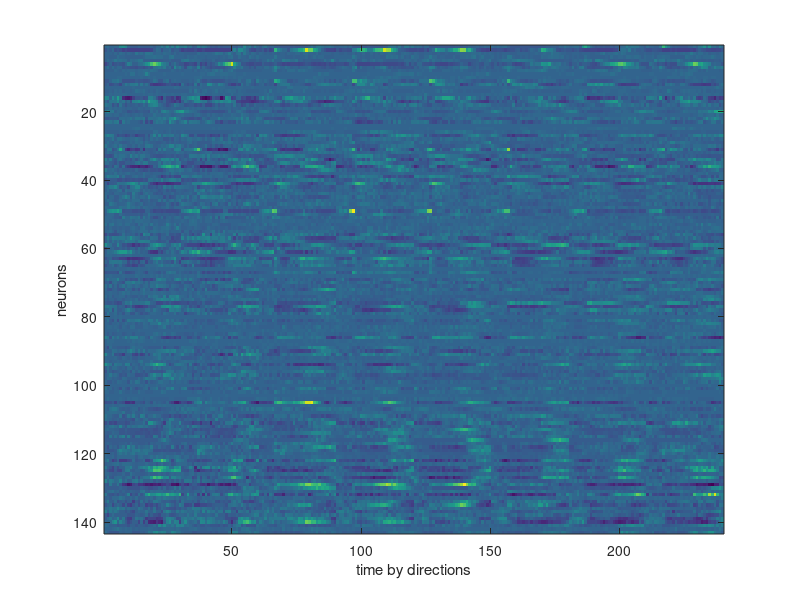
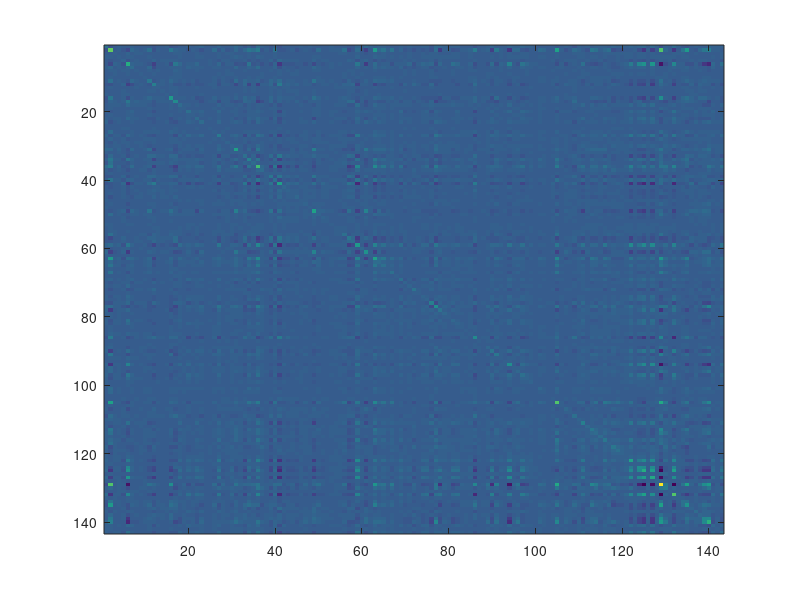
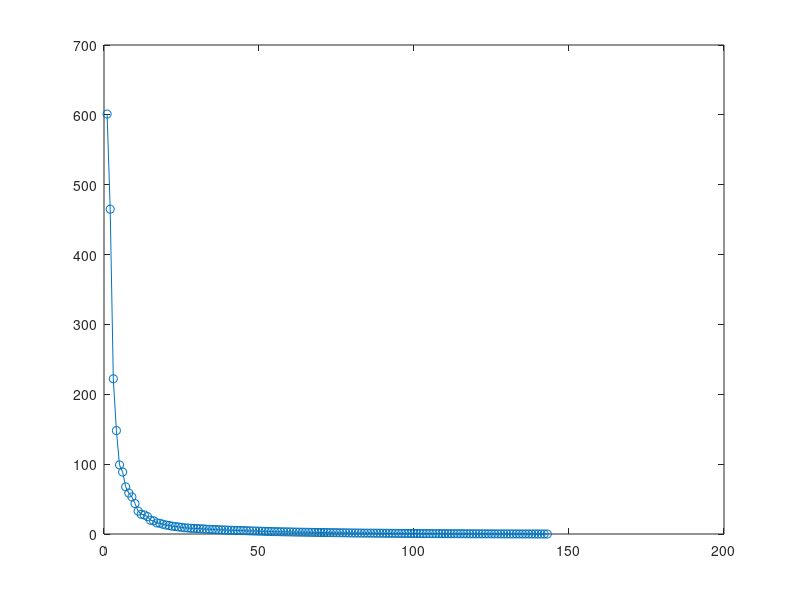
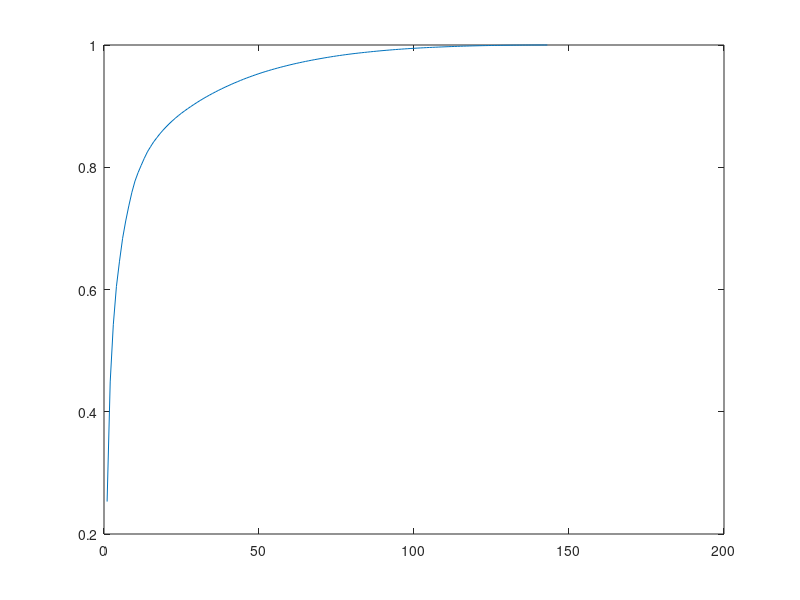

Write MATLAB code to recreate these figures, in order. (Note: this script raises an error after producing the figures.)
% PSet1_PCA

load('HatsopoulosReachTask.mat')
%% numNeurons x numTimebins x 8
neuron_time_direction = zeros(numNeurons, numTimebins, 8);

for d = 1:8
    dir_pos = find(direction==d);
    neuron_time_direction(:,:,d) = neuron_time_direction(:,:,d) + mean(firingRate(:,:,dir_pos),3);
end

neuronbytime8 = reshape(neuron_time_direction, numNeurons, numTimebins*8);
neuronbytime8 = neuronbytime8 - mean(neuronbytime8,2);  % correct way
% neuronbytime8 = neuronbytime8 - mean(neuronbytime8,1);  % for columns wise demean!
% neuronbytime8 = (neuronbytime8 - mean(neuronbytime8,2)) ./ std(neuronbytime8,[], 2);  % z-scoring
figure
imagesc(neuronbytime8)
xlabel('time by directions');
ylabel('neurons')

%% covariance
cov_matrix = neuronbytime8 * neuronbytime8' / size(neuronbytime8,2);
figure
imagesc(cov_matrix)

%% decompution
[uu,ss,vv] = svd(cov_matrix);
figure()
plot(diag(ss),'-o')

var_scale = cumsum(diag(ss))/sum(ss(:));
figure()
plot(var_scale)

temp = find(var_scale>0.9);
cutoff = temp(1)  % the cutoff for 90%

%% projections
PCs = uu(:,1:3);  % first three PCs

projec = PCs'*neuronbytime8;
low_d_trajectory = reshape(projec, 3, numTimebins, 8);
colors = jet(8);

figure
for ii = 1:8
    dir_id = ii;
    plot3(low_d_trajectory(1,:,dir_id), low_d_trajectory(2,:,dir_id), low_d_trajectory(3,:,dir_id),'Color',colors(ii,:))
    hold on
end

%%% make color continiuous

%% random tests..
%% column demean
%% z-scoring

%% SVD
X = neuronbytime8*1;
[uu,ss_svd,vv] = svd(X);

figure;
plot(diag(ss_svd)); hold on
plot(diag(ss))
plot(diag(ss_svd).^2/numTimebins/8,'--')
legend({'SVD','PCA','convert'})

%% projection with singular vectors
proj_svd = uu(:,1:3)'*X;
low_d_trajectory_svd = reshape(proj_svd, 3, numTimebins, 8);

figure
for ii = 1:8
    dir_id = ii;
    plot3(low_d_trajectory_svd(1,:,dir_id), low_d_trajectory_svd(2,:,dir_id), low_d_trajectory_svd(3,:,dir_id));
    hold on
end

%% decoding
newX = reshape(firingRate, numNeurons, numTrials*numTimebins)';
region_id = [];
for ii = 1:length(brainRegion)
    if strcmp(brainRegion{ii}, 'PMd')==1  %MI,,PMd
        region_id = [region_id ii];
    end
end
feature_matrix = squeeze(firingRate(region_id, 15, :))';  %%% using the middle time point for now
% feature_matrix(:, 24) = [];
%%% naive split
reach_binary = direction*0;
reach_binary(direction<=4) = 0;
reach_binary(direction>4) = 1;
%%% XOR split
% reach_binary = direction*0;
% pos = find(direction==3 | direction==4 | direction==7 | direction==8);
% reach_binary(pos) = ones(1,length(pos));

% mdl = fitclinear(feature_matrix, reach_binary);
% mdl = fitcdiscr(feature_matrix, reach_binary);

n_repeats = 50;
all_cvs = zeros(1, n_repeats);

for nn = 1:n_repeats

    % CVmodel = fitclinear(feature_matrix, reach_binary, 'DiscrimType', 'pseudoLinear', 'KFold', 10);
    CVmodel = fitclinear(feature_matrix, reach_binary, 'KFold', 5);
    % Calculate the cross-validation loss (misclassification error)
    cvloss = 1 - kfoldLoss(CVmodel);
    all_cvs(nn) = cvloss;
    % [predictions, scores] = predict(mdl, feature_matrix);
    % sum(predictions==reach_binary)/length(reach_binary)

end

figure;plot(all_cvs)

%% 
